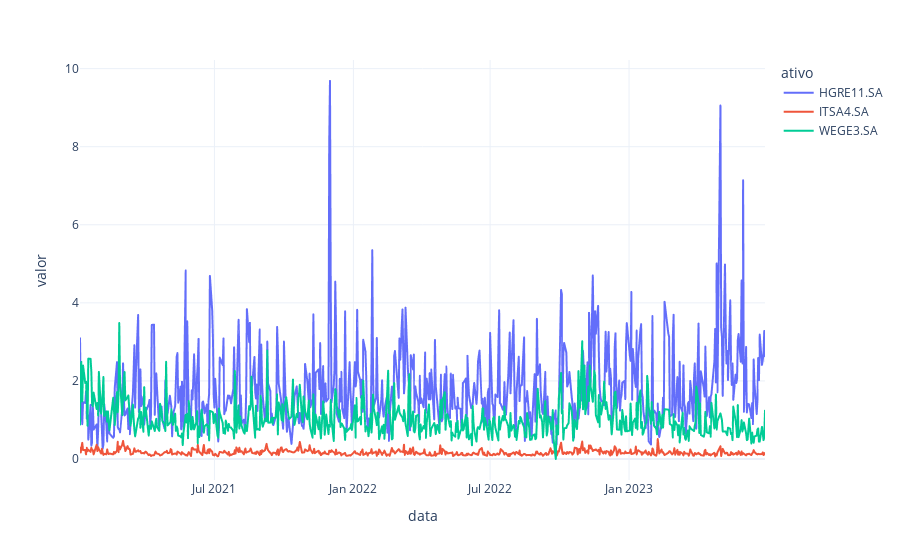

Write notebook code for a chart like this one.
### Markdown cell above
![newplot.png](attachment:newplot.png)

### Code cell
fig = px.line(amplitudade_vertical, x='data', y='valor', color='ativo', template='plotly_white')
fig.show()

### Figure 1 — Plotly figure (JSON) as saved in the notebook; plotly's stock layout.template omitted (floating-point values rounded to 4 significant figures; data arrays with more than 128 entries replaced by an {"elided": "..."} marker saying what was removed)
{"data": [{"hovertemplate": "ativo=HGRE11.SA<br>data=%{x}<br>valor=%{y}<extra></extra>", "legendgroup": "HGRE11.SA", "line": {"color": "#636efa", "dash": "solid"}, "marker": {"symbol": "circle"}, "mode": "lines", "name": "HGRE11.SA", "showlegend": true, "type": "scattergl", "x": {"elided": "621 str values"}, "xaxis": "x", "y": {"elided": "621 float values"}, "yaxis": "y"}, {"hovertemplate": "ativo=ITSA4.SA<br>data=%{x}<br>valor=%{y}<extra></extra>", "legendgroup": "ITSA4.SA", "line": {"color": "#EF553B", "dash": "solid"}, "marker": {"symbol": "circle"}, "mode": "lines", "name": "ITSA4.SA", "showlegend": true, "type": "scattergl", "x": {"elided": "621 str values"}, "xaxis": "x", "y": {"elided": "621 float values"}, "yaxis": "y"}, {"hovertemplate": "ativo=WEGE3.SA<br>data=%{x}<br>valor=%{y}<extra></extra>", "legendgroup": "WEGE3.SA", "line": {"color": "#00cc96", "dash": "solid"}, "marker": {"symbol": "circle"}, "mode": "lines", "name": "WEGE3.SA", "showlegend": true, "type": "scattergl", "x": {"elided": "621 str values"}, "xaxis": "x", "y": {"elided": "621 float values"}, "yaxis": "y"}], "layout": {"legend": {"title": {"text": "ativo"}, "tracegroupgap": 0}, "margin": {"t": 60}, "xaxis": {"anchor": "y", "domain": [0, 1], "title": {"text": "data"}}, "yaxis": {"anchor": "x", "domain": [0, 1], "title": {"text": "valor"}}}}
